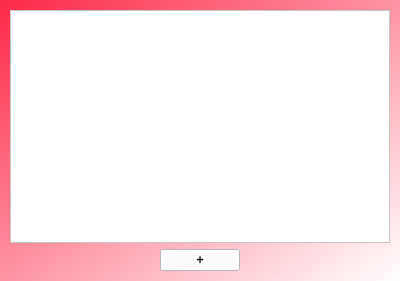
<?xml version="1.0" encoding="UTF-8"?>
<ui version="4.0">
 <class>Form</class>
 <widget class="QWidget" name="Form">
  <property name="geometry">
   <rect>
    <x>0</x>
    <y>0</y>
    <width>400</width>
    <height>281</height>
   </rect>
  </property>
  <property name="windowTitle">
   <string>Reminder</string>
  </property>
  <property name="styleSheet">
   <string notr="true">background: qlineargradient(spread:pad, x1:0, y1:0, x2:1, y2:1, stop:0 rgba(252, 40, 71, 255), stop:1 rgba(255, 255, 255, 255));
font: 8pt &quot;Verdana&quot;;
</string>
  </property>
  <layout class="QGridLayout" name="gridLayout">
   <property name="leftMargin">
    <number>10</number>
   </property>
   <property name="topMargin">
    <number>10</number>
   </property>
   <property name="rightMargin">
    <number>10</number>
   </property>
   <property name="bottomMargin">
    <number>10</number>
   </property>
   <item row="1" column="2">
    <spacer name="horizontalSpacer_2">
     <property name="orientation">
      <enum>Qt::Horizontal</enum>
     </property>
     <property name="sizeHint" stdset="0">
      <size>
       <width>40</width>
       <height>20</height>
      </size>
     </property>
    </spacer>
   </item>
   <item row="1" column="1">
    <widget class="QPushButton" name="addRemiderBtn">
     <property name="styleSheet">
      <string notr="true">background: white;font-weight: bold;</string>
     </property>
     <property name="text">
      <string>+</string>
     </property>
    </widget>
   </item>
   <item row="1" column="0">
    <spacer name="horizontalSpacer">
     <property name="orientation">
      <enum>Qt::Horizontal</enum>
     </property>
     <property name="sizeHint" stdset="0">
      <size>
       <width>40</width>
       <height>20</height>
      </size>
     </property>
    </spacer>
   </item>
   <item row="0" column="0" colspan="3">
    <widget class="QScrollArea" name="reminders">
     <property name="styleSheet">
      <string notr="true">background: white;</string>
     </property>
     <property name="frameShape">
      <enum>QFrame::StyledPanel</enum>
     </property>
     <property name="widgetResizable">
      <bool>true</bool>
     </property>
     <widget class="QWidget" name="scrollAreaWidgetContents">
      <property name="geometry">
       <rect>
        <x>0</x>
        <y>0</y>
        <width>378</width>
        <height>230</height>
       </rect>
      </property>
      <layout class="QGridLayout" name="gridLayout_2"/>
     </widget>
    </widget>
   </item>
  </layout>
 </widget>
 <resources/>
 <connections/>
</ui>
